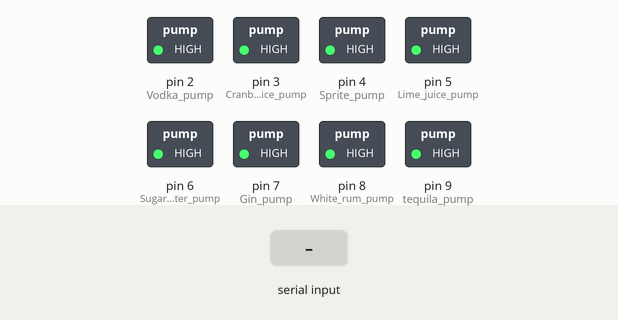
Simulated run of this sketch. Board: Arduino Uno, built with avr-gcc and run on an emulated ATmega328P. Parts: switched loads named in the sketch (green lamp = pin HIGH). The inputs (shaded band) are chosen by the test bench. What the sketch prints to the serial monitor is not drawn.

Above: at 1.2 s.
1.3 s: byte 1 (1) received over Serial
At 3.4 s:
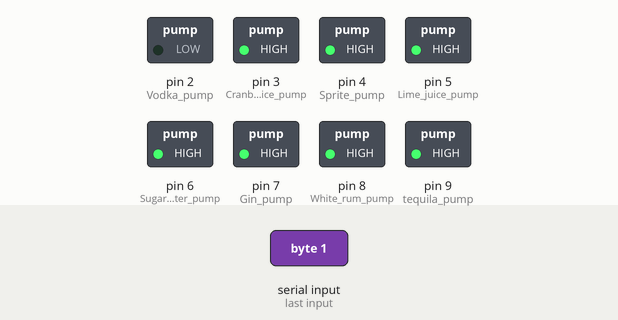
At 7.7 s:
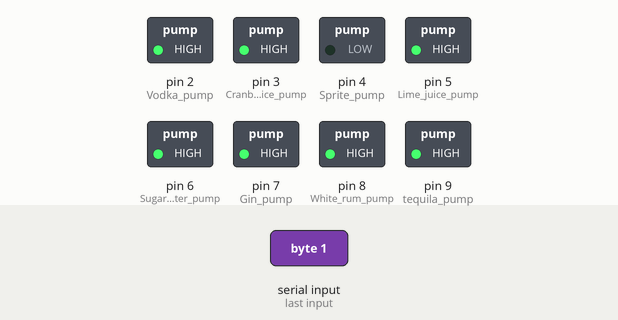
Timing chart, 0 to 12.7 s (numbered marks = the images above; inputs shaded):
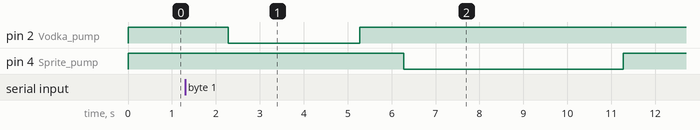

Measured:
- after the input at 1.3 s, pin 2 (Vodka_pump): HIGH → LOW after 0.98 s, → HIGH 3.0 s later; pin 4 (Sprite_pump): HIGH → LOW after 5.0 s, → HIGH 5.0 s later

The sketch:

Cocktail_maker.ino
```cpp
#define wait 500 // To prevent overlapping of diaphragm pumps / relays
int order = 0;

// diaphragm pumps input for individual ingredients
int Vodka_pump = 2;
int Cranberry_juice_pump = 3;
int Sprite_pump = 4;
int Lime_juice_pump = 5;
int Sugar_water_pump = 6;
int Gin_pump = 7;
int White_rum_pump = 8;
int tequila_pump = 9;


void setup()
{

  Serial.begin(9600);

  // setup pinmode and relay

  pinMode(2, OUTPUT);
  digitalWrite(2,HIGH);

  pinMode(3, OUTPUT);
  digitalWrite(3,HIGH);

  pinMode(4, OUTPUT);
  digitalWrite(4,HIGH);

  pinMode(5, OUTPUT);
  digitalWrite(5,HIGH);

  pinMode(6, OUTPUT);
  digitalWrite(6,HIGH);

  pinMode(7, OUTPUT);
  digitalWrite(7,HIGH);

  pinMode(8, OUTPUT);
  digitalWrite(8,HIGH);

  pinMode(9, OUTPUT);
  digitalWrite(9,HIGH);

}

void loop() {

if(Serial.available() > 0){
    Serial.println(" 1:Vodka Sprite /n2:Caproska /n3:Classic Mojito /n4:Cosmopolitan  /n5:Long Island Ice Tea  /n6:light cleaning  /n7:Flush clean");
    order = Serial.read(); // Reads the order from the serial port
    Serial.println(order);
}

switch (order)
{
    case 1:
             Serial.println("Vodka Sprite in the making");
             Mix(3000,0,5000,0,0,0,0,0); // Vodka, Cranberry juice, Sprite, Lime juice, Sugar water, Gin , White rum , tequila
        break;

    case 2:  Serial.println("Caproska in the making");
             Mix(3000,0,5000,0,1200,0,0,0);
        break;

    case 3:  Serial.println("Classic Mojito in the making");
             Mix(0,0,5000,1800,1200,0,1800,0);
        break;

    case 4:  Serial.println("Cosmopolitan in the making");
             Mix(3000,3000,0,1800,0,0,0,0);
        break;

    case 5:  Serial.println("Long Island Ice Tea in the making");
             Mix(3000,3000,0,1800,0,0,1800,0);
        break;

    case 6:  Serial.println("light cleaning");
            Mix(6000,6000,6000,6000,6000,6000,6000,6000);
        break;

    case 7:  Serial.println("Flush clean");
             Mix(8000,8000,8000,8000,8000,8000,8000,8000);
        break;

    default: Serial.println("Wrong entry");
}


}

void Mix(int Pour_Vodka,int Pour_Cranberry_juice,int Pour_Sprite,int Pour_Lime_juice,int Pour_Sugar_water,int Pour_Gin ,int Pour_White_rum ,int Pour_tequila)
{

  order = 0; // Prevent repeting the same drink

  delay(800);
  digitalWrite(Vodka_pump, LOW);
  delay(Pour_Vodka);
  digitalWrite(Vodka_pump, HIGH);
  delay(wait);

  digitalWrite(Cranberry_juice_pump, LOW);
  delay(Pour_Cranberry_juice);
  digitalWrite(Cranberry_juice_pump, HIGH);
  delay(wait);

  digitalWrite(Sprite_pump, LOW);
  delay(Pour_Sprite);
  digitalWrite(Sprite_pump, HIGH);
  delay(wait);

  digitalWrite(Lime_juice_pump, LOW);
  delay(Pour_Lime_juice);
  digitalWrite(Lime_juice_pump, HIGH);
  delay(wait);

  digitalWrite(Sugar_water_pump, LOW);
  delay(Pour_Sugar_water);
  digitalWrite(Sugar_water_pump, HIGH);
  delay(wait);

  digitalWrite(Gin_pump, LOW);
  delay(Pour_Gin);
  digitalWrite(Gin_pump, HIGH);
  delay(wait);

  digitalWrite(White_rum_pump, LOW);
  delay(Pour_White_rum);
  digitalWrite(White_rum_pump, HIGH);
  delay(wait);

  digitalWrite(tequila_pump, LOW);
  delay(Pour_tequila);
  digitalWrite(tequila_pump, HIGH);
  delay(wait);


  Serial.println("Drink is done!");
  order = 0; // Prevent repeting the same drink


}
```
